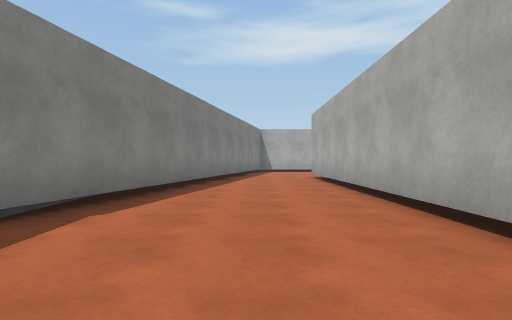
view 1 (above)

24 first-person views from a walk through a Unity game level. The camera is 1.2 m above the floor, looks level and sees 80° across. The floor is counted in squares, 2 m on a side. Each view is taken from the middle of a square. On the plan, view 1 faces up. The plan holds only what a view shows up to about 9 squares ahead; the rest is blank. The place goes on beyond the plan. Surface patterns are stand-ins for the level's own textures.

view 2
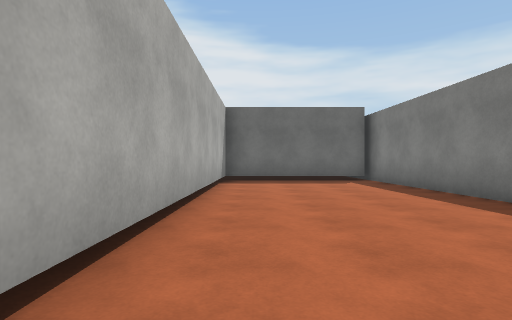

view 3
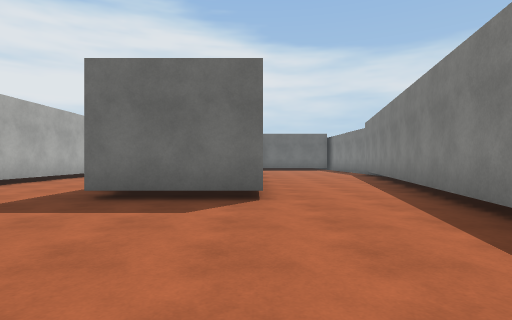

view 4
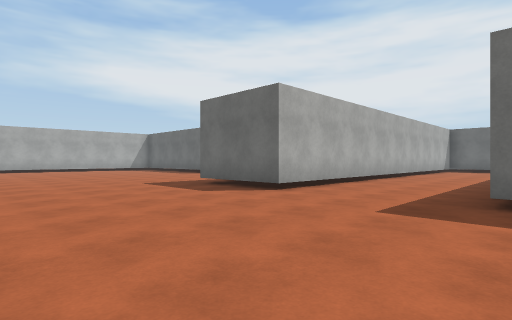

view 5
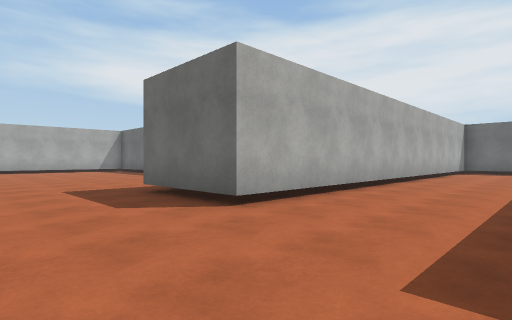

view 6
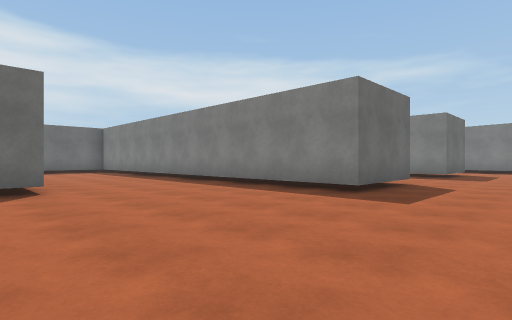

view 7
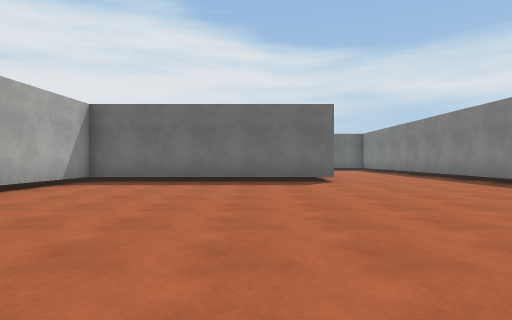

view 8
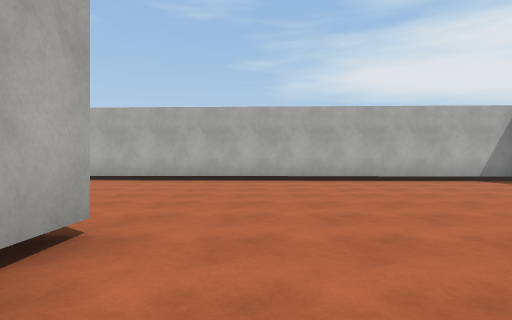

view 9
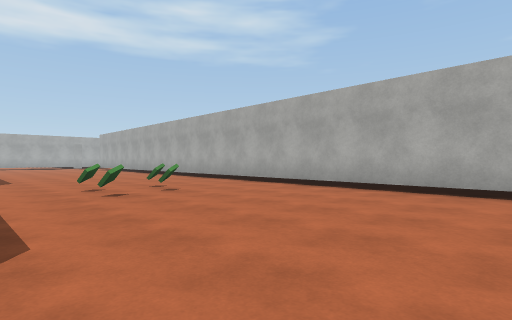

view 10
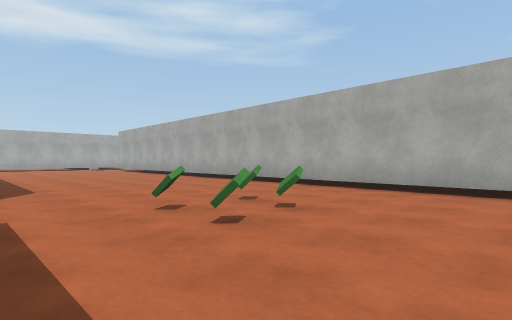

view 11
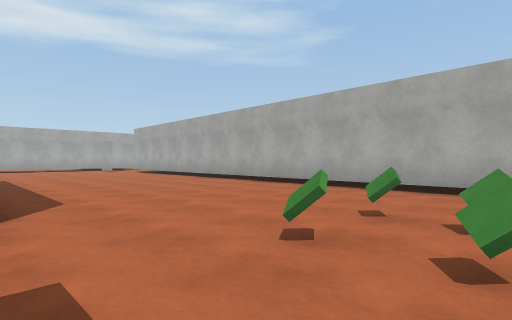

view 12
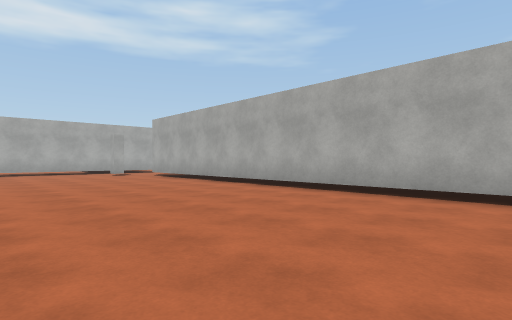

view 13
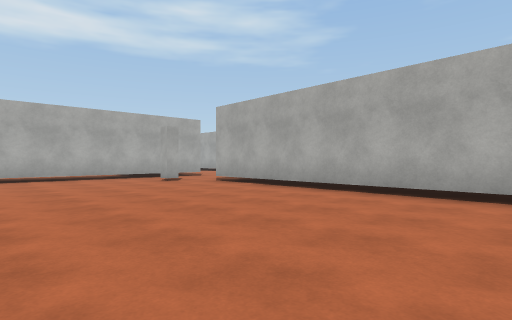

view 14
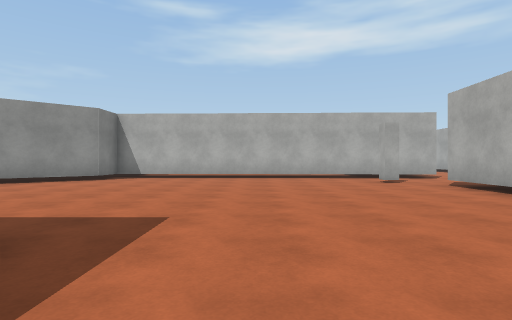

view 15
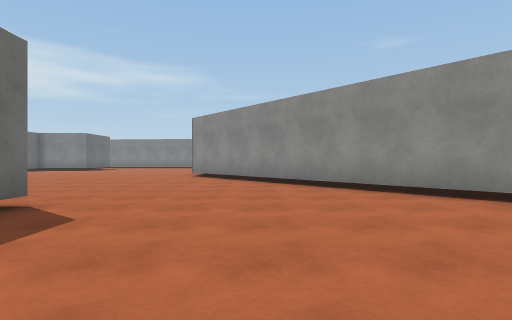

view 16
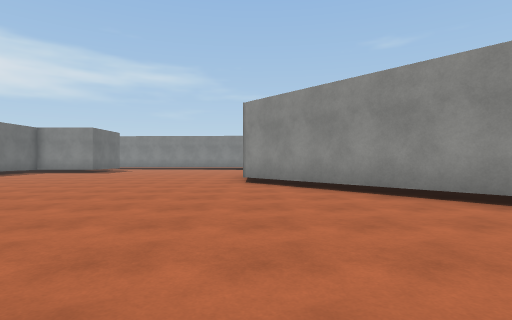

view 17
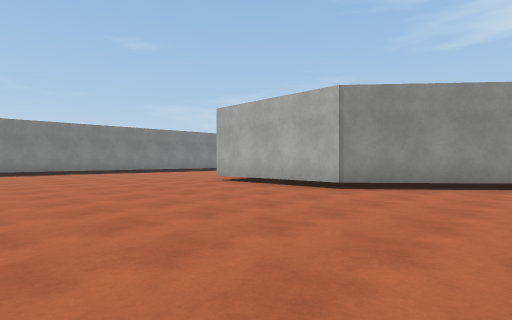

view 18
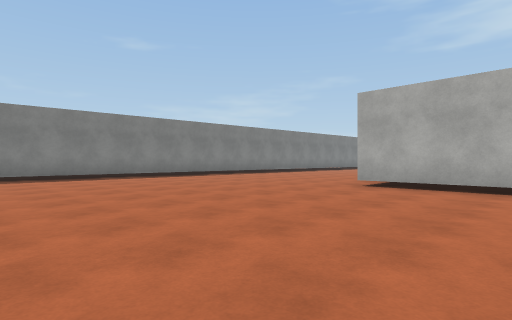

view 19
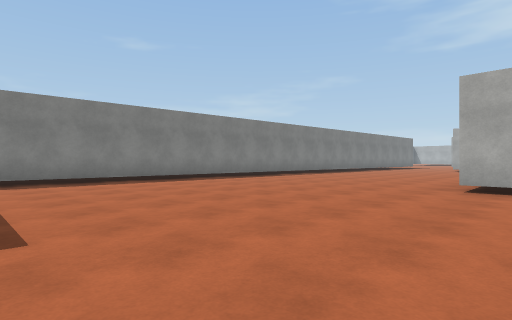

view 20
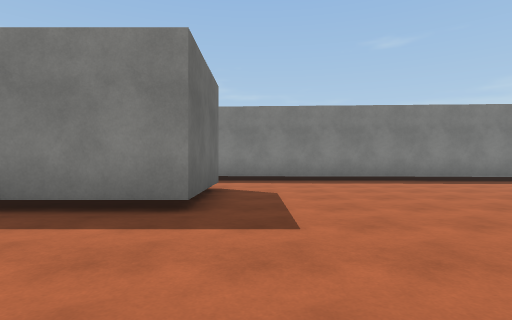

view 21
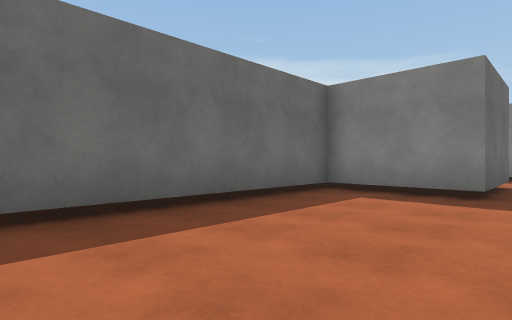

view 22
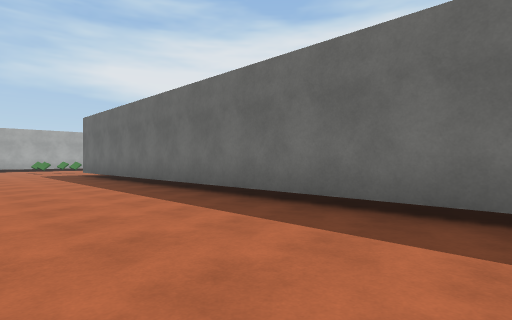

view 23
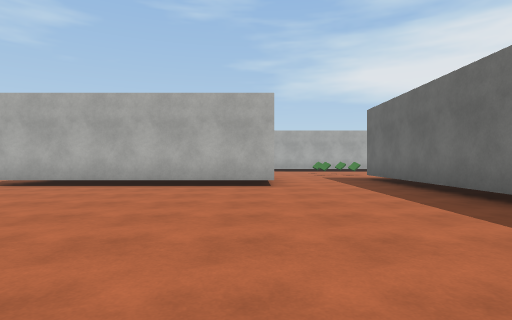

view 24
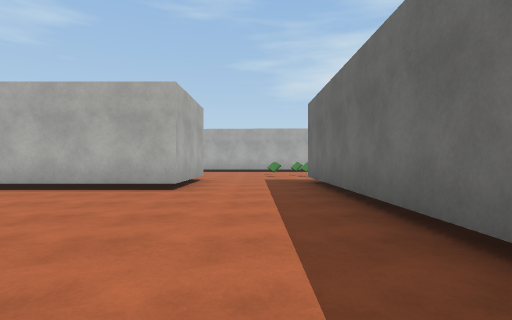

### Floor plan
Points are (right, up) in squares from view 1. A wall is a line through its corners. A room is listed if a view was taken in it or the views show most of it. See-through windows are left out.
Room 1 (views 1, 2)
walls: (-2.6, 1.8) (-2.4, -2.9) (1.9, -2.9) (1.9, 7.5); (-1.2, 8.7) (-2.4, 2.8)
ways out: opening at (0.5, 8.5) to room 2
Room 2 (views 3, 4, 5, 6, 7, 8, 9, 10, 11, 12, 13, 14, 15, 16, 17, 18, 19, 20, 21, 22, 23, 24)
walls: (16, 22.6) (13, 22.6) (13, 29) (13.5, 29); (15.5, 15.3) (14.5, 15.3); (-3.5, 22.2) (-0.6, 22.2) (-0.6, 19.6) (15.5, 19.6); (1.9, 10.4) (4.6, 10.4); (-0.5, 12.1) (-1.2, 8.7); (13.3, 36.1) (5.7, 29.7) (1.6, 29.7); (1.9, 7.5) (1.9, 9); (14.8, 6.6) (21.6, 6.6) (22.5, 34.2); (-5.4, 30.1) (-5.8, 21.9); (21.4, 34.9) (21.4, 35.4); (19.8, 37) (17.8, 37.1); (8, 3.2) (8, 10.4) (10.7, 10.4) (10.7, 5.5)
ways out: opening at (0.5, 8.5) to room 1; opening at (22, 36)

Where each view was taken, in squares from view 1:
view 1: 0 up, 0 right, facing up
view 2: 6 up, 1 right, facing down
view 3: 15 up, 2 right, facing down
view 4: 15 up, 4 right, facing down-right
view 5: 13 up, 5 right, facing down-right
view 6: 13 up, 16 right, facing down-left
view 7: 15 up, 17 right, facing down
view 8: 14 up, 13 right, facing right
view 9: 14 up, 16 right, facing up-right
view 10: 17 up, 16 right, facing up-right
view 11: 19 up, 16 right, facing up-right
view 12: 23 up, 17 right, facing up-right
view 13: 27 up, 17 right, facing up-right
view 14: 27 up, 18 right, facing up
view 15: 32 up, 17 right, facing left
view 16: 30 up, 14 right, facing left
view 17: 24 up, 9 right, facing up-left
view 18: 23 up, 5 right, facing up-left
view 19: 23 up, 3 right, facing up-left
view 20: 23 up, 3 right, facing left
view 21: 23 up, 5 right, facing down-left
view 22: 23 up, 3 right, facing down-right
view 23: 23 up, 6 right, facing right
view 24: 21 up, 7 right, facing right
